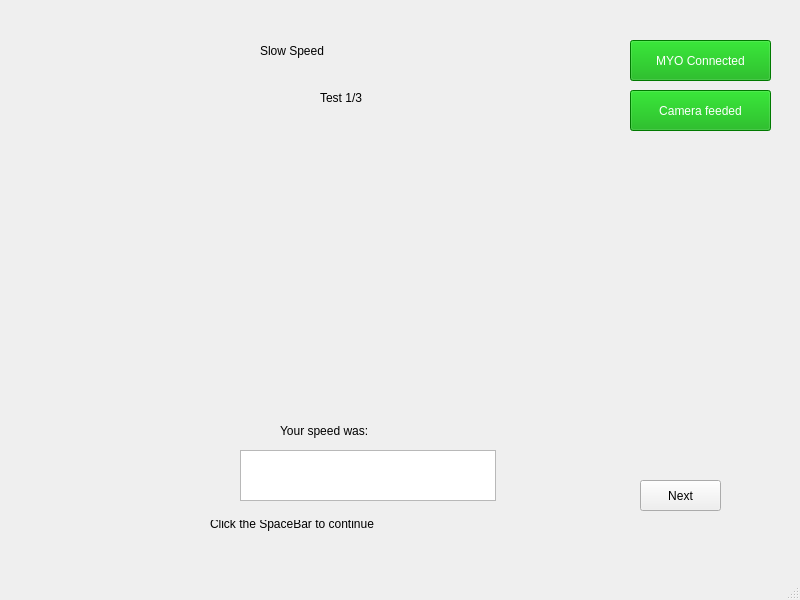
<?xml version="1.0" encoding="UTF-8"?>
<ui version="4.0">
 <class>MainWindow</class>
 <widget class="QMainWindow" name="MainWindow">
  <property name="geometry">
   <rect>
    <x>0</x>
    <y>0</y>
    <width>800</width>
    <height>600</height>
   </rect>
  </property>
  <property name="windowTitle">
   <string>MainWindow</string>
  </property>
  <widget class="QWidget" name="centralwidget">
   <widget class="QLabel" name="label_3">
    <property name="geometry">
     <rect>
      <x>320</x>
      <y>90</y>
      <width>81</width>
      <height>16</height>
     </rect>
    </property>
    <property name="styleSheet">
     <string notr="true">font: 75 16pt &quot;Arial&quot;;</string>
    </property>
    <property name="text">
     <string>Test 1/3</string>
    </property>
   </widget>
   <widget class="QLabel" name="label">
    <property name="geometry">
     <rect>
      <x>210</x>
      <y>520</y>
      <width>411</width>
      <height>21</height>
     </rect>
    </property>
    <property name="styleSheet">
     <string notr="true">font: 75 18pt &quot;Arial&quot;;</string>
    </property>
    <property name="text">
     <string>Click the SpaceBar to continue
</string>
    </property>
   </widget>
   <widget class="QLabel" name="label_2">
    <property name="geometry">
     <rect>
      <x>260</x>
      <y>20</y>
      <width>281</width>
      <height>61</height>
     </rect>
    </property>
    <property name="styleSheet">
     <string notr="true">font: 75 28pt &quot;Arial&quot;;</string>
    </property>
    <property name="text">
     <string>Slow Speed</string>
    </property>
   </widget>
   <widget class="QLabel" name="label_4">
    <property name="geometry">
     <rect>
      <x>280</x>
      <y>420</y>
      <width>191</width>
      <height>21</height>
     </rect>
    </property>
    <property name="styleSheet">
     <string notr="true">font: 75 18pt &quot;Arial&quot;;</string>
    </property>
    <property name="text">
     <string>Your speed was:</string>
    </property>
   </widget>
   <widget class="QPushButton" name="pushButton">
    <property name="geometry">
     <rect>
      <x>640</x>
      <y>480</y>
      <width>81</width>
      <height>31</height>
     </rect>
    </property>
    <property name="text">
     <string>Next</string>
    </property>
    <property name="autoDefault">
     <bool>true</bool>
    </property>
    <property name="default">
     <bool>false</bool>
    </property>
    <property name="flat">
     <bool>false</bool>
    </property>
   </widget>
   <widget class="QTextBrowser" name="textBrowser">
    <property name="geometry">
     <rect>
      <x>240</x>
      <y>450</y>
      <width>256</width>
      <height>51</height>
     </rect>
    </property>
   </widget>
   <widget class="QLabel" name="label_5">
    <property name="geometry">
     <rect>
      <x>110</x>
      <y>110</y>
      <width>500</width>
      <height>300</height>
     </rect>
    </property>
    <property name="text">
     <string/>
    </property>
   </widget>
   <widget class="QPushButton" name="btn_camera">
    <property name="geometry">
     <rect>
      <x>630</x>
      <y>90</y>
      <width>141</width>
      <height>41</height>
     </rect>
    </property>
    <property name="layoutDirection">
     <enum>Qt::LeftToRight</enum>
    </property>
    <property name="autoFillBackground">
     <bool>false</bool>
    </property>
    <property name="styleSheet">
     <string notr="true">background-color: rgb(0, 170, 0);
color: rgb(255, 255, 255);</string>
    </property>
    <property name="text">
     <string>Camera feeded</string>
    </property>
   </widget>
   <widget class="QPushButton" name="btn_myo">
    <property name="geometry">
     <rect>
      <x>630</x>
      <y>40</y>
      <width>141</width>
      <height>41</height>
     </rect>
    </property>
    <property name="autoFillBackground">
     <bool>false</bool>
    </property>
    <property name="styleSheet">
     <string notr="true">background-color: rgb(0, 170, 0);
color: rgb(255, 255, 255);</string>
    </property>
    <property name="text">
     <string>MYO Connected</string>
    </property>
   </widget>
  </widget>
  <widget class="QMenuBar" name="menubar">
   <property name="geometry">
    <rect>
     <x>0</x>
     <y>0</y>
     <width>800</width>
     <height>22</height>
    </rect>
   </property>
  </widget>
  <widget class="QStatusBar" name="statusbar"/>
 </widget>
 <resources/>
 <connections/>
</ui>
